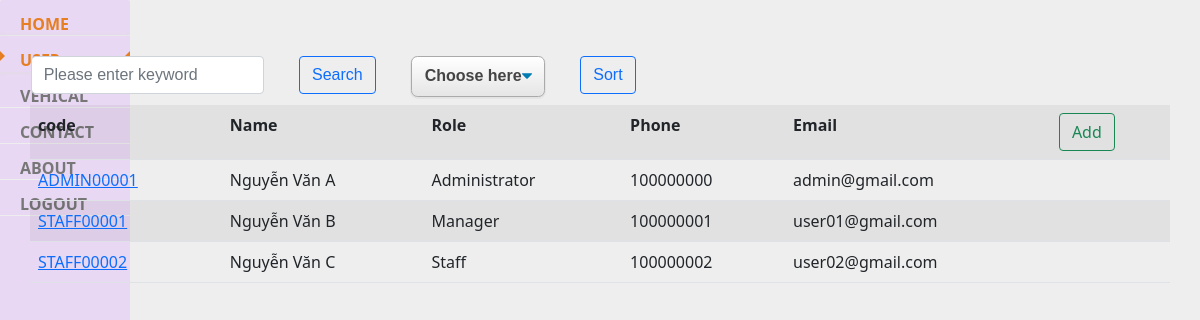
The page /parkingmanage/manager (signed in) on the database as committed earlier.
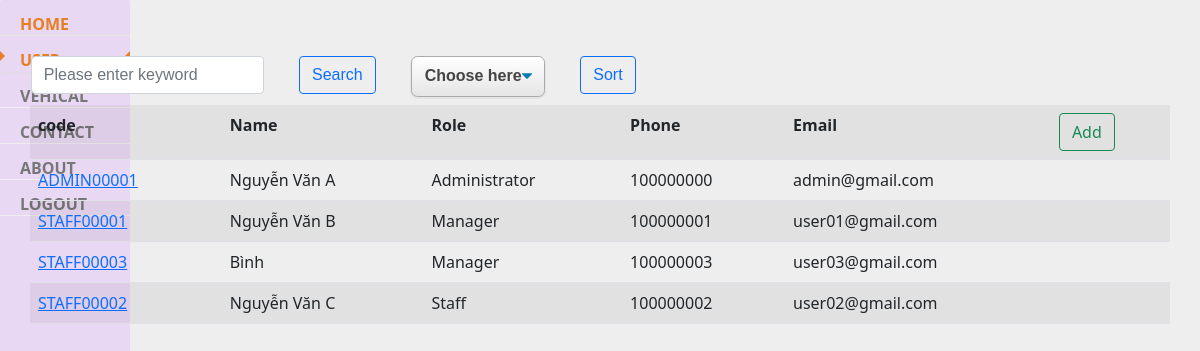
The same page on the database as committed later.
### parkingmanage/models.py (models this page shows, shortened)
class Manager(models.Model):
    code = models.TextField(max_length=10)
    username = models.TextField(max_length=255)
    password = models.TextField(max_length=255)
    role = models.TextField(max_length=255) #Administrator - Staff
    name = models.TextField(max_length=255, null=True)
    phone = models.CharField(max_length=10, validators=[RegexValidator(r'^\d{1,10}$')])
    address = models.TextField(blank=True, null=True)
    email = models.EmailField()

### parkingmanage/views.py (the view)
# urls.py: path('manager', manage_view, name='manager'),
def manage_view(request):
    mode = 'none'
    if request.session['username'] is None:
        return render(request, 'login.html', { 'display': 'none' })
    elif request.session['usertype'] == 'Staff':
        return redirect('/parkingmanage/')
    usertype = request.session['usertype']
    if usertype == 'Administrator' or usertype == 'Manager':
        mode = 'block'
    keyword = request.GET.get('keyword')
    Selectsort = request.GET.get('selectsort')
    if Selectsort not in ['name', 'role']:
        Selectsort = 'role'
    if keyword :
        managers = Manager.objects.filter(role__icontains=keyword) | Manager.objects.filter(name__icontains=keyword)
    else :
        managers = Manager.objects.all()
    context = {
        'usertype': usertype,
        'mode': mode,
        'keyword': keyword,
        'managers' :managers.order_by(Selectsort)
    }
    return render(request, 'managelist.html', context)

### parkingmanage/templates/managelist.html (shortened to what this page needs)
{% extends 'base.html' %}
{% block content %}
    <form>
        <div class="row">
            <div class="col-auto">
                <input class="form-control" type="text" name="keyword" value ="{{keyword | default:''}}" placeholder="Please enter keyword">
            </div>
            <div class="col-auto">
                <input class="btn btn-outline-primary" type="submit" value="Search">
            </div>
            <div class="col-auto">
                <select name="selectsort">
                    <option value="" selected disabled hidden>Choose here</option>
                </select>
            </div>
            <div class="col-auto">
                <input class="btn btn-outline-primary" type="submit" value="Sort">
            </div>
        </div>
    </form>
    <table class="table table-striped table-hover">
        <thred>
            <th>code</th>
            <th>Name</th>
            <th>Role</th>
            <th>Phone</th>
            <th>Email</th>
            <th><a href="/parkingmanage/manager/create" class="btn btn-outline-success"> Add </a></th>
        </thred>
        <body>
            {% for manager in managers %}
            <tr>
                <td><a href="{% url 'detail_manager' manager.id%}">{{manager.code}}</a></td>
                <td>{{manager.name}}</td>
                <td>{{manager.role}}</td>
                <td>{{manager.phone}}</td>
                <td>{{manager.email}}</td>
                <td>
                </td>
            </tr>
            {% endfor %}
        </body>
    </table>
{% endblock %}

Rows that differ between the two databases and show on the page:
added Manager: code "STAFF00003", name "Bình", role "Manager", phone "100000003", email "user03@gmail.com"
